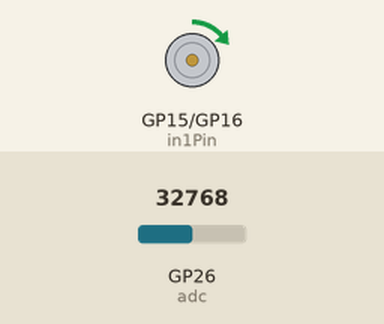
Simulated run of this program. Board: Raspberry Pi Pico running MicroPython. On the bench: motor-driver pin pairs drawn as motors (green arrow = first pin HIGH = forward, orange = second pin HIGH = backward, longer = more drive, scaled by the enable pin). The inputs (shaded band) are chosen by the test bench; at power-on: GP26 (adc) = 32768 (analog values on the 0–65535 scale).

Above: at 1.2 s.
1.3 s: GP26 (adc) set to 45874
At 2.5 s:
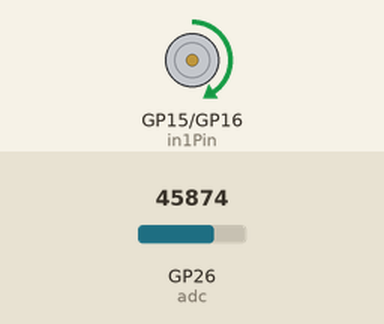
2.8 s: GP26 (adc) set to 57670
At 3.4 s:
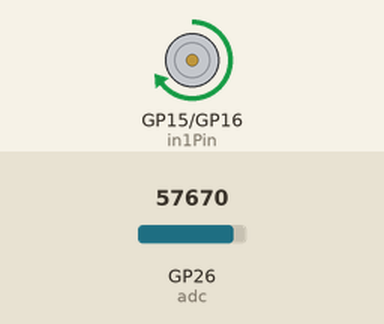
4.3 s: GP26 (adc) set to 32767
At 4.6 s:
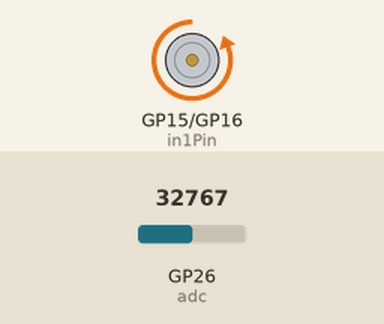
5.8 s: GP26 (adc) set to 19660
At 7.0 s:
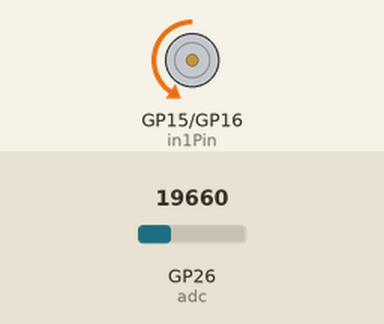
7.3 s: GP26 (adc) set to 0
At 8.2 s:
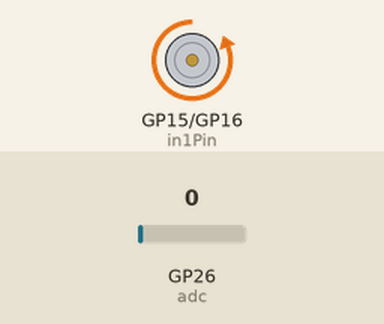
Timing chart, 0 to 9.8 s (numbered marks = the images above; inputs shaded):
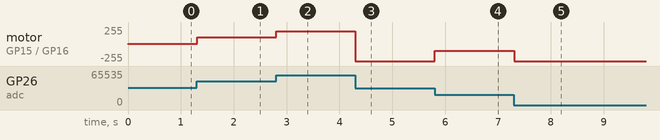

Measured:
- after the input at 1.3 s, motor on GP15 (in1Pin) / GP16 (in2Pin): forward 1/255 → forward 102/255 at once
- after the input at 2.8 s, motor on GP15 (in1Pin) / GP16 (in2Pin): forward 102/255 → forward 194/255 at once
- after the input at 4.3 s, motor on GP15 (in1Pin) / GP16 (in2Pin): forward 194/255 → backward 255/255 at once
- after the input at 5.8 s, motor on GP15 (in1Pin) / GP16 (in2Pin): backward 255/255 → backward 102/255 at once
- after the input at 7.3 s, motor on GP15 (in1Pin) / GP16 (in2Pin): backward 102/255 → backward 255/255 at once

The program:

main.py
```python
from machine import ADC, Pin, PWM
import time
import math

in1Pin = Pin(15, Pin.OUT)
in2Pin = Pin(16, Pin.OUT)
pwm = PWM(Pin(17))
pwm.freq(1000)
pwm.duty_u16(512)
adc = ADC(26)

def driveMotor(dir, spd):
    if dir:
        in1Pin.value(1)
        in2Pin.value(0)
    else:
        in1Pin.value(0)
        in2Pin.value(1)
    pwm.duty_u16(spd)

try:
    while True:
        potenVal = adc.read_u16()
        rotationSpeed = potenVal - 32767
        if potenVal > 32767:
            rotationDir = 1
        else:
            rotationDir = 0
        rotationSpeed = int(math.fabs((potenVal - 32767) * 2) - 1)
        driveMotor(rotationDir, rotationSpeed)
        time.sleep_ms(10)
except:
    pwm.deinit()
```
